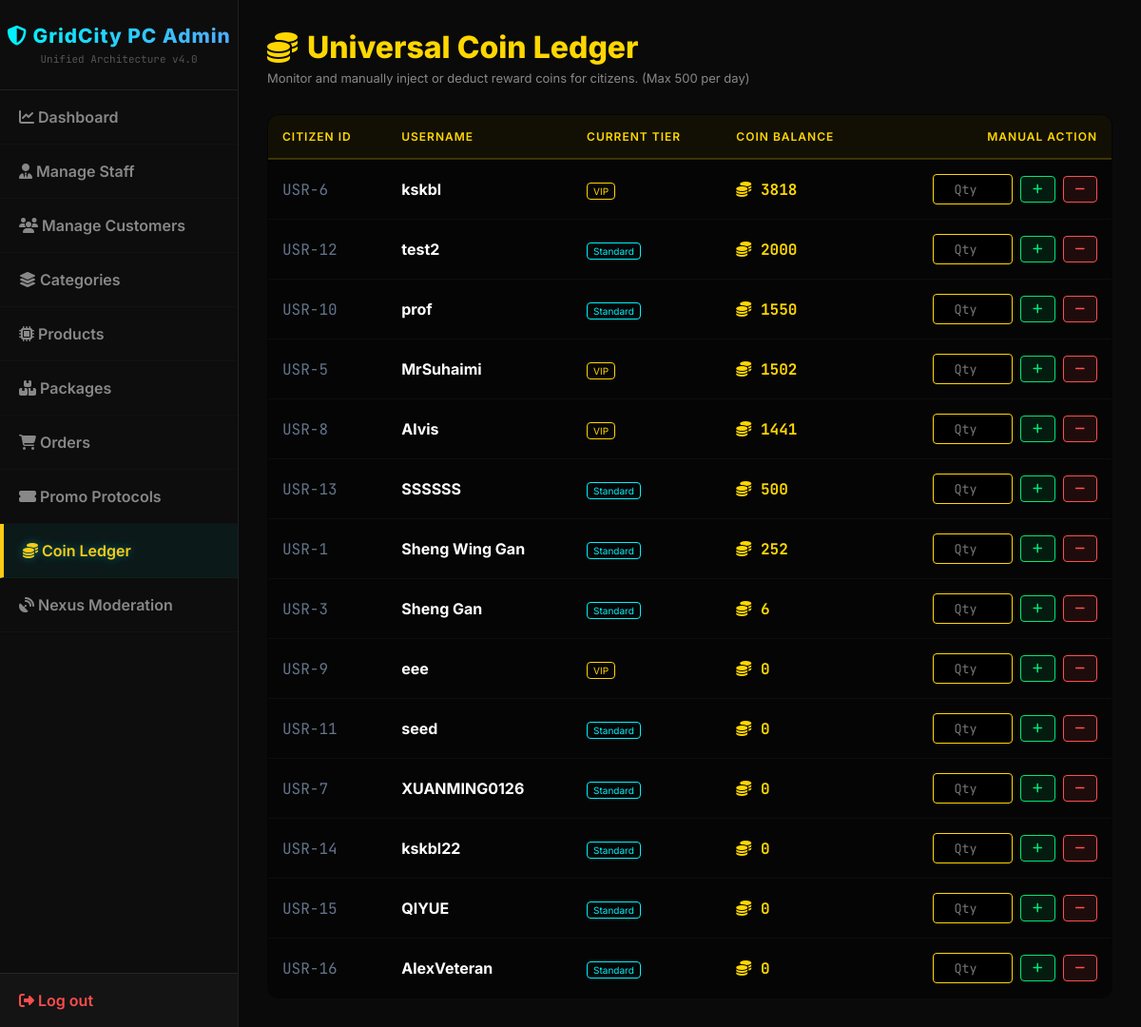
/manage_coins.php (signed in), run on an earlier commit of the app's database.
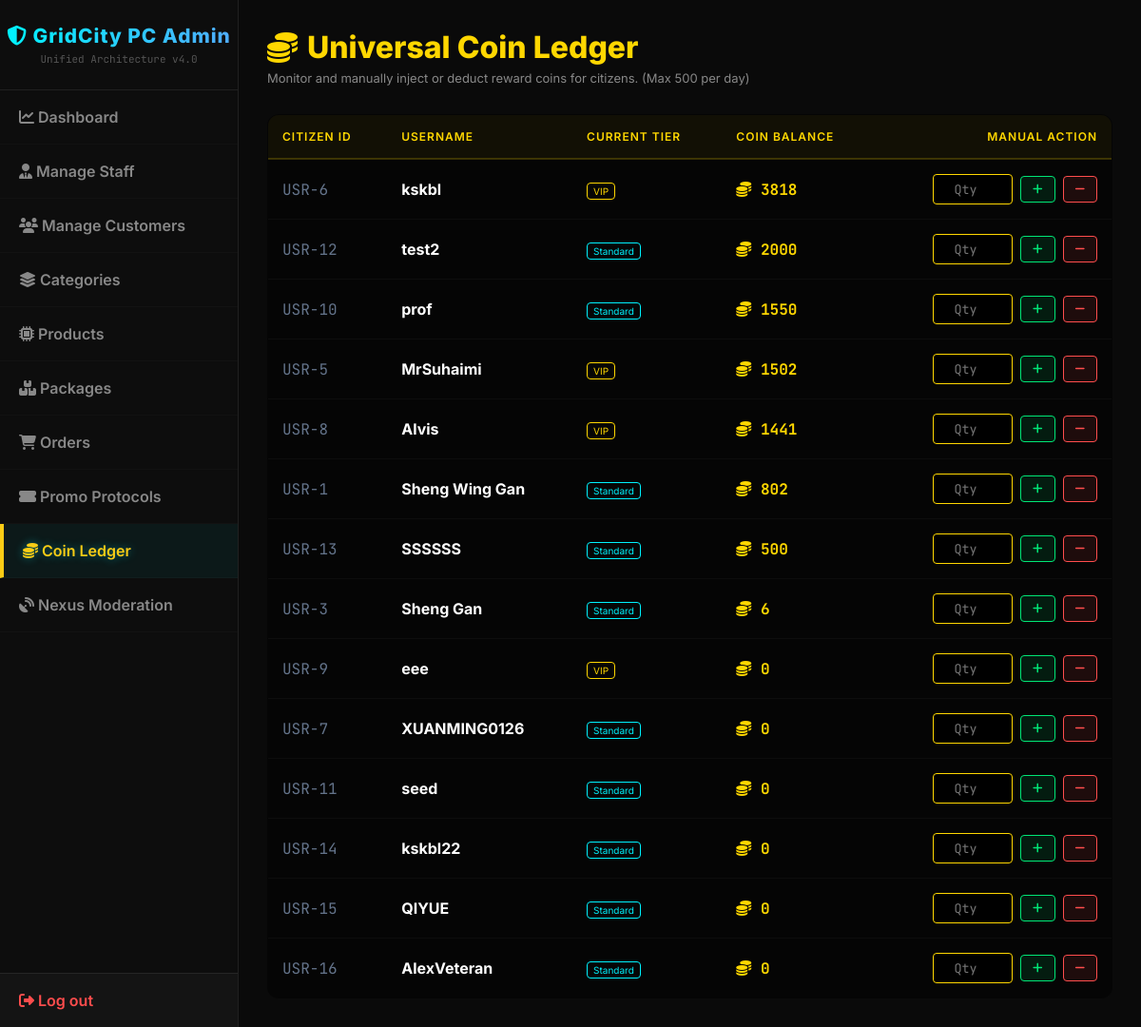
And on a later commit of the database.
### tables this page shows
CREATE TABLE `customers` (
  `customer_id` int(11) NOT NULL,
  `username` varchar(150) DEFAULT NULL,
  `first_name` varchar(50) DEFAULT NULL,
  `last_name` varchar(50) DEFAULT NULL,
  `email` varchar(100) NOT NULL,
  `password` varchar(255) NOT NULL,
  `phone_number` varchar(20) DEFAULT NULL,
  `birthday` date DEFAULT NULL,
  `wallet_balance` decimal(10,2) NOT NULL DEFAULT 0.00,
  `reward_coins` int(11) NOT NULL DEFAULT 0,
  `lifetime_coins` int(11) DEFAULT 0,
  `membership_tier` varchar(20) DEFAULT 'Standard',
  `vip_expiry_date` datetime DEFAULT NULL,
  `auto_renew` tinyint(1) DEFAULT 0,
  `default_shipping_address` text DEFAULT NULL,
  `account_status` varchar(20) DEFAULT 'Active',
  `reset_token` varchar(6) DEFAULT NULL,
  `reset_token_expire` datetime DEFAULT NULL,
  `pref_gamer` int(11) DEFAULT 0,
  `pref_creator` int(11) DEFAULT 0,
  `pref_student` int(11) DEFAULT 0,
  `pref_enthusiast` int(11) DEFAULT 0,
  `created_at` datetime DEFAULT current_timestamp(),
  `status` varchar(50) NOT NULL DEFAULT 'Active',
  `daily_coins_added` int(11) DEFAULT 0,
  `daily_coins_deducted` int(11) DEFAULT 0,
  `last_coin_update` date DEFAULT NULL,
  `last_login` datetime DEFAULT current_timestamp()
);

### manage_coins.php (the view, shortened to what this page needs)
<!DOCTYPE html>
<html lang="en">
<head>
    <link rel="stylesheet" href="https://cdnjs.cloudflare.com/ajax/libs/font-awesome/6.4.0/css/all.min.css">
    <link rel="stylesheet" href="css/admin_style.css">
</head>
<body>
    <div class="admin-container">
      <?php include 'admin_sidebar.php'; ?>
        <div class="admin-content" style="padding: 30px;">
            <header class="admin-header" style="margin-bottom: 30px;">
                <h2 style="color: #ffd700; margin:0;"><i class="fas fa-coins"></i> Universal Coin Ledger</h2>
                <p style="color:#888; font-size:13px; margin-top:5px;">Monitor and manually inject or deduct reward coins for citizens. (Max 500 per day)</p>
            </header>
            <table class="cyber-table">
                <thead>
                    <tr>
                        <th>Citizen ID</th>
                        <th>Username</th>
                        <th>Current Tier</th>
                        <th>Coin Balance</th>
                        <th style="text-align: right;">Manual Action</th>
                    </tr>
                </thead>
                <tbody>
                    <?php
                    $res = $conn->query("SELECT customer_id, username, membership_tier, reward_coins FROM customers ORDER BY reward_coins DESC");
                    while ($row = $res->fetch_assoc()) {
                        $tier_color = ($row['membership_tier'] == 'VIP') ? '#ffd700' : '#00f2fe';
                        echo "<tr>";
                        echo "<td style='color:#64748b; font-family: JetBrains Mono;'>USR-{$row['customer_id']}</td>";
                        echo "<td><strong>{$row['username']}</strong></td>";
                        echo "<td><span style='color:{$tier_color}; border:1px solid {$tier_color}; padding:2px 6px; border-radius:4px; font-size:10px;'>{$row['membership_tier']}</span></td>";
                        echo "<td style='color:#ffd700; font-family: JetBrains Mono; font-weight:bold; font-size:16px;'><i class='fas fa-coins'></i> {$row['reward_coins']}</td>";
                        echo "<td style='text-align: right;'>
                                <form method='POST' style='display:flex; justify-content:flex-end; gap:8px; align-items:center;'>
                                    <input type='hidden' name='customer_id' value='{$row['customer_id']}'>
                                    <input type='number' name='coin_amount' class='coin-input' placeholder='Qty' min='1' max='500' required>
                                    <button type='submit' name='action' value='add' class='btn-add' title='Inject Coins'><i class='fas fa-plus'></i></button>
                                    <button type='submit' name='action' value='deduct' class='btn-deduct' title='Deduct Coins'><i class='fas fa-minus'></i></button>
                                </form>
                              </td>";
                        echo "</tr>";
                    }
                    ?>
                </tbody>
            </table>
        </div>
    </div>
</body>
</html>

What changed in the data, as far as the page shows it:
changed customers "Sheng Wing Gan": reward_coins "252" → "802"; moves up the list
shown differently, row unchanged: customers "XUANMING0126": moves up the list
